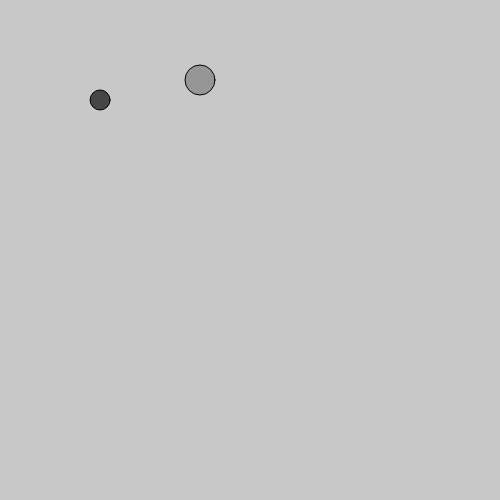
Frame 1 (no input)
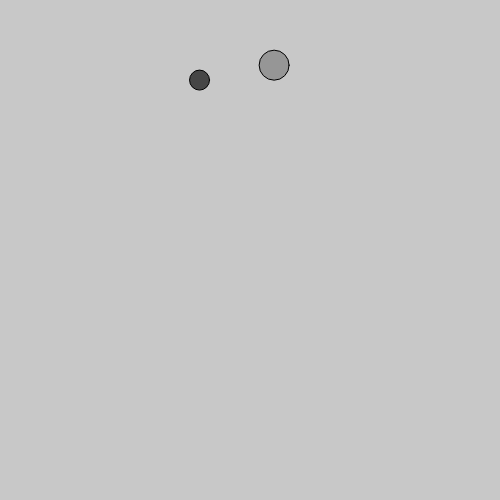
Frame 60 (no input)
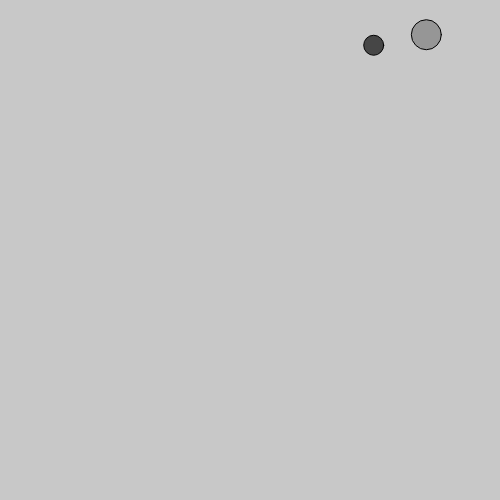
Frame 120 (the mouse pressed at the canvas centre since frame 60)

The p5.js sketch that drew these frames (run headless with seeded random() and noise() and a simulated clock; from frame 60 on, the mouse is pressed at the canvas centre):

// p5.js sketch
// ── sketch.js
var lover;
var hater;
function setup() {
  createCanvas(500, 500);
  lover = new Mover( createVector(100, 100), 20);
  hater = new Mover( createVector(200, 80), 30);
}

function draw() {
  background(200);

  addLoveForce();
  addHateForce();

  fill(70);
  lover.update();
  lover.display();

  fill(150);
  hater.update();
  hater.display();
  hater.checkBound();

}

function addLoveForce (){
  var loverLoc = lover.loc.copy();
  var haterLoc = hater.loc.copy();
  var diff = haterLoc.sub(loverLoc);
  diff.mult(0.001);
  lover.addForce(diff);
}

function addHateForce () {
  var loverLoc = lover.loc.copy();
  var haterLoc = hater.loc.copy();
  var diff = haterLoc.sub(loverLoc );
  if (diff.mag() < 40) {
    diff.mult(0.1)
    hater.addForce(diff);
  }
}

// ── mover.js
class Mover {
  constructor(location, size){
    //rectMode(CENTER);
    this.loc = location;
    this.size = size;
    this.vel = createVector(0, 0);
    this.acc = createVector(0, 0);
  }

  addForce(force) {
    this.acc.add(force);
  }

  update() {

    this.vel.add(this.acc);
    this.loc.add(this.vel);
    this.acc.mult(0);
    this.vel.limit(5);
    this.vel.mult(0.98);


  }

  checkBound() {
    if (this.loc.x > width) {
      this.loc.x = 0;
    } else if (this.loc.x < 0) {
      this.loc.x = width;
    }
    if (this.loc.y > height) {
      this.loc.y = 0;
    } else if(this.loc.y < 0) {
      this.loc.y = height;
    }
  }

  display() {
    textSize(100);
//    text('H', this.loc.x, this.loc.y);
    ellipse(this.loc.x, this.loc.y, this.size);
  }
}
